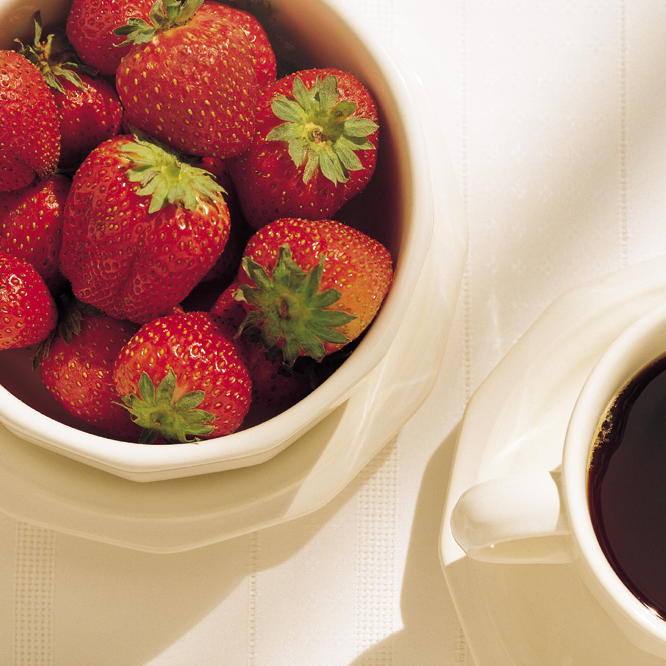
#> input picture ex5_andre/decrypted_image.tif, 666 x 666 px
$ python cli.py --file ../ex5_andre/decrypted_image.tif
#> lines starting #> are read from the running program, lines starting #| are printed output that depends on the picture
### ex5/encrypter.py
import io

from PIL import Image
from crypto import make_key
from datetime import datetime
from os import path, makedirs
from crypto import xor_img_key, xor_img_key_partial

# Encrypts the entire image by XORing its bytes with a generated key
def encrypt_full(file: str) -> (str, str):
#> called with file = '../ex5_andre/decrypted_image.tif'
    img = Image.open(file)
#> img is the input picture: PIL image 666x666 RGB; mean R, G, B 186.3, 145.9, 126.5
    img_bytes = img.tobytes()
    key_size = len(img_bytes)
#> key_size = 1330668
    key = make_key(key_size)
    result = xor_img_key(img_bytes, key)
    return save_encrypted(file, result, img, False, key)

# Encrypts a portion of the image by XORing its bytes with a generated key, based on specified ranges
# [8 lines left out: function encrypt_partial, not called in this run]

# Saves the encrypted image and its key to disk, returning the paths of the saved files
def save_encrypted(file: str, result: bytearray, img: Image, partial: bool, key: bytes) -> (str, str):
#> called with file = '../ex5_andre/decrypted_image.tif', partial = False
    encrypted = Image.frombytes(img.mode, img.size, bytes(result))
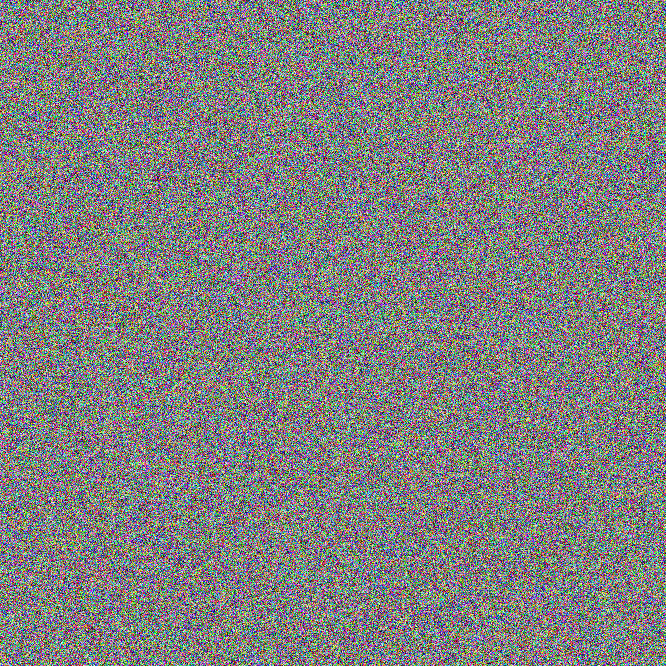
#> encrypted: PIL image 666x666 RGB; mean R, G, B 127.6, 127.6, 127.4
    dt_string = datetime.now().strftime("%d-%m-%Y %H:%M:%S")
    file_name = path.basename(file)
    partial = "partial-" if partial else ""
    if not path.exists("./encrypted/"):
        makedirs("./encrypted/")
    if not path.exists("./key/"):
        makedirs("./key/")
    encrypted.save(f'./encrypted/{dt_string} {partial}{file_name}')
    key_file = open(f'./key/{dt_string} {file_name}.bin', 'wb')
    key_file.write(key)
    key_file.close()
    encrypted.close()
    img.close()
    return f'./encrypted/{dt_string} {partial}{file_name}', f'./key/{dt_string} {file_name}.bin'

### ex5/crypto.py
from PIL.Image import Image
from os import urandom


# Generates a random key of specified size for cryptographic use
def make_key(size: int) -> bytes:
    return urandom(size)


# XORs the image bytes with the provided key, returning the result as a bytearray
def xor_img_key(img_bytes: bytes, key: bytes) -> bytearray:
    result = bytearray(len(img_bytes))
    for i in range(len(img_bytes)):
        result[i] = (key[i] ^ img_bytes[i])
    return result


# XORs a portion of the image bytes with the provided key, based on specified vertical and horizontal ranges
# [11 lines left out: function xor_img_key_partial, not called in this run]

### ex5/makerparser.py
from argparse import Namespace, ArgumentParser

parser = ArgumentParser()

parser.add_argument("-vs", "--vertical-start", type=int, default=None)
parser.add_argument("-ve", "--vertical-end", type=int, default=None)
parser.add_argument("-hs", "--horizontal-start", type=int, default=None)
parser.add_argument("-he", "--horizontal-end", type=int, default=None)
parser.add_argument("-p", "--partial", action="store_true")
parser.add_argument("-f", "--file", type=str, default=None)
parser.add_argument("-k", "--key", type=str, default=None)
parser.add_argument("-d", "--decrypt", action="store_true")


def check_args(args: Namespace):
    if args.file is None:
        print("Missing file")
        exit(1)
    if args.partial:
        missing_string = "Missing required argument for partial mode:"
        error = False
        if args.vertical_start is None:
            missing_string += " --vertical-start"
            error = True
        if args.horizontal_start is None:
            missing_string += " --horizontal-start"
            error = True
        if args.vertical_end is None:
            missing_string += " --vertical-end"
            error = True
        if args.horizontal_end is None:
            missing_string += " --horizontal-end"
            error = True
        if error:
            print(missing_string)
            exit(1)
    if args.decrypt:
        if args.key is None:
            print("Missing required argument for decryption mode: --key")
            exit(1)

### ex5/cli.py
from makerparser import parser, check_args
from encrypter import encrypt_partial, encrypt_full
from decrypter import decrypt_partial, decrypt_full

# Main entry point for the script, handling command-line arguments to perform encryption or decryption
if __name__ == "__main__":
    args = parser.parse_args()
    check_args(args)
    if not args.decrypt:
        # If the script is not set to decrypt, it will proceed with encryption
        if args.partial:
            # Encrypts a portion of the image based on specified vertical and horizontal ranges
            encrypt_partial(args.file, args.vertical_start, args.vertical_end, args.horizontal_start, args.horizontal_end)
        else:
            # Encrypts the entire image
            encrypt_full(args.file)
    else:
        # If the script is set to decrypt, it will proceed with decryption
        if args.partial:
            # Decrypts a portion of the image based on specified vertical and horizontal ranges
            decrypt_partial(args.file, args.key, args.vertical_start, args.vertical_end, args.horizontal_start, args.horizontal_end)
        else:
            # Decrypts the entire image
            decrypt_full(args.file, args.key)
